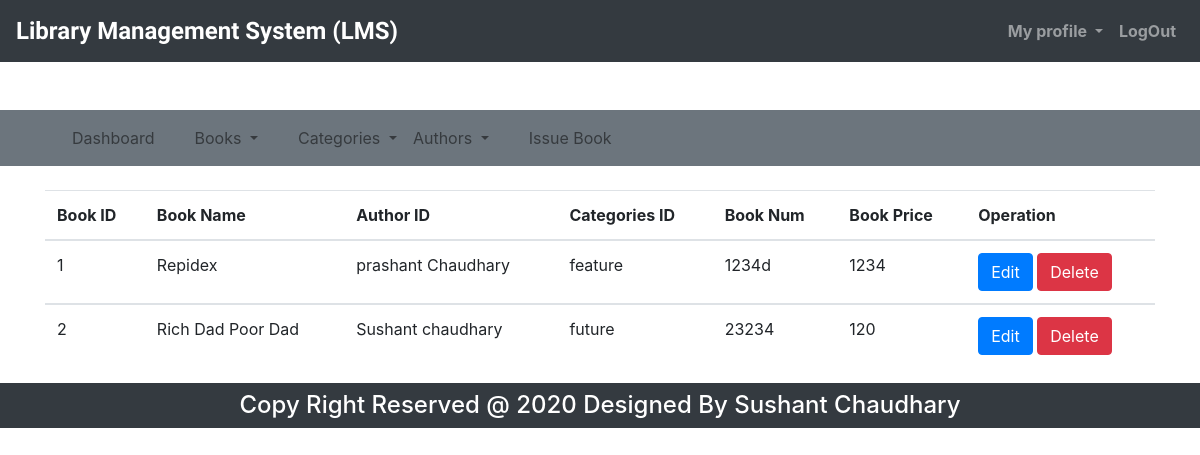
The page /manage_book.php (signed in) on the database its author committed.
### tables this page shows
CREATE TABLE `book` (
  `book_id` int(11) NOT NULL,
  `book_name` varchar(255) NOT NULL,
  `author_id` int(11) NOT NULL,
  `categories_id` int(11) NOT NULL,
  `book_num` varchar(255) NOT NULL,
  `book_price` varchar(255) NOT NULL
);

CREATE TABLE `author` (
  `id` int(11) NOT NULL,
  `name` varchar(255) NOT NULL
);

CREATE TABLE `categories` (
  `id` int(11) NOT NULL,
  `names` varchar(255) NOT NULL
);

### manage_book.php (the view)
<?php
	include('top.php');
?>
<div class="container">
	<div>
		<table class="table">
			<thead>
				<th>Book ID</th>
				<th>Book Name</th>
				<th>Author ID</th>
				<th>Categories ID</th>
				<th>Book Num</th>
				<th>Book Price</th>
				<th>Operation</th>
			</thead>
			<?php
				$i=1;
				$show_book="SELECT b.book_id,b.book_name,b.book_num,b.book_price,c.names,a.name FROM book b LEFT JOIN categories c ON b.categories_id=c.id LEFT JOIN author a ON b.author_id=a.id";
				$run_show=mysqli_query($con,$show_book);
				while($rows=mysqli_fetch_assoc($run_show)){
			?>
			<tbody>
				<td><?php echo $i++ ?></td>
				<td><?php echo $rows['book_name'] ?></td>
				<td><?php echo $rows['name'] ?></td>
				<td><?php echo $rows['names'] ?></td>
				<td><?php echo $rows['book_num'] ?></td>
				<td><?php echo $rows['book_price'] ?></td>
				<td>
					<a href="edit_book.php?id=<?php echo $rows['book_id'] ?>" class="btn btn-primary">Edit</a>
					<a href="del_book.php?id=<?php echo $rows['book_id'] ?>" class="btn btn-danger">Delete</a>
				</td>
			</tbody>
			<?php
				}
			?>
		</table>
	</div>
</div>
<?php
	include('foot.php');
?>

### css/styles.css (style rules this page uses)
* { margin: 0; padding: 0; box-sizing: border-box; }

### rows shown on the page
book: book_name "Repidex", author.name "prashant Chaudhary", categories.names "feature", book_num "1234d", book_price "1234"
book: book_name "Rich Dad Poor Dad", author.name "Sushant chaudhary", categories.names "future", book_num "23234", book_price "120"
